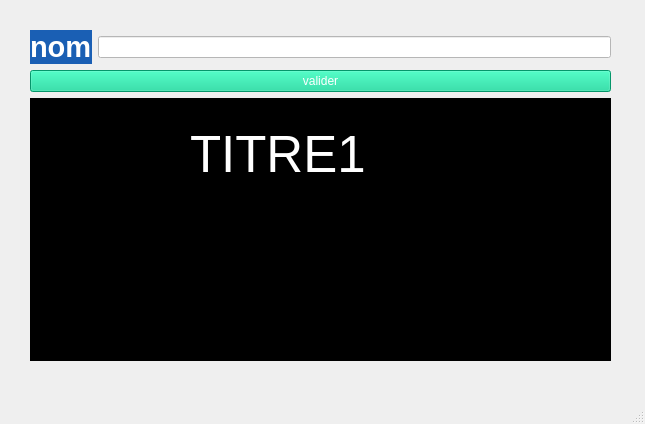
<?xml version="1.0" encoding="UTF-8"?>
<ui version="4.0">
 <class>MainWindow</class>
 <widget class="QMainWindow" name="MainWindow">
  <property name="geometry">
   <rect>
    <x>0</x>
    <y>0</y>
    <width>645</width>
    <height>424</height>
   </rect>
  </property>
  <property name="windowTitle">
   <string>MainWindow</string>
  </property>
  <widget class="QWidget" name="centralwidget">
   <widget class="QWidget" name="">
    <property name="geometry">
     <rect>
      <x>30</x>
      <y>30</y>
      <width>581</width>
      <height>331</height>
     </rect>
    </property>
    <layout class="QVBoxLayout" name="verticalLayout_2">
     <item>
      <layout class="QGridLayout" name="gridLayout">
       <item row="0" column="0">
        <widget class="QLabel" name="label">
         <property name="font">
          <font>
           <pointsize>22</pointsize>
           <weight>75</weight>
           <bold>true</bold>
          </font>
         </property>
         <property name="styleSheet">
          <string notr="true">background-color: rgb(26, 95, 180);
color:white;</string>
         </property>
         <property name="text">
          <string>nom</string>
         </property>
        </widget>
       </item>
       <item row="0" column="1">
        <widget class="QLineEdit" name="lineEdit">
         <property name="styleSheet">
          <string notr="true">background-color: rgb(255, 255, 255);</string>
         </property>
         <property name="text">
          <string/>
         </property>
        </widget>
       </item>
      </layout>
     </item>
     <item>
      <layout class="QVBoxLayout" name="verticalLayout">
       <item>
        <widget class="QPushButton" name="pushButton">
         <property name="styleSheet">
          <string notr="true">background-color: rgb(7, 210, 148);
color: rgb(255, 255, 255);
boder-radius:5px;</string>
         </property>
         <property name="text">
          <string>valider</string>
         </property>
        </widget>
       </item>
       <item>
        <widget class="QWidget" name="widget" native="true">
         <property name="styleSheet">
          <string notr="true">background-color: rgb(0, 0, 0);</string>
         </property>
         <widget class="QLabel" name="label_2">
          <property name="geometry">
           <rect>
            <x>160</x>
            <y>30</y>
            <width>251</width>
            <height>51</height>
           </rect>
          </property>
          <property name="font">
           <font>
            <pointsize>38</pointsize>
           </font>
          </property>
          <property name="styleSheet">
           <string notr="true">color: rgb(255, 255, 255);</string>
          </property>
          <property name="text">
           <string>TITRE1</string>
          </property>
         </widget>
        </widget>
       </item>
      </layout>
     </item>
    </layout>
   </widget>
  </widget>
  <widget class="QMenuBar" name="menubar">
   <property name="geometry">
    <rect>
     <x>0</x>
     <y>0</y>
     <width>645</width>
     <height>23</height>
    </rect>
   </property>
  </widget>
  <widget class="QStatusBar" name="statusbar"/>
 </widget>
 <resources/>
 <connections/>
</ui>
